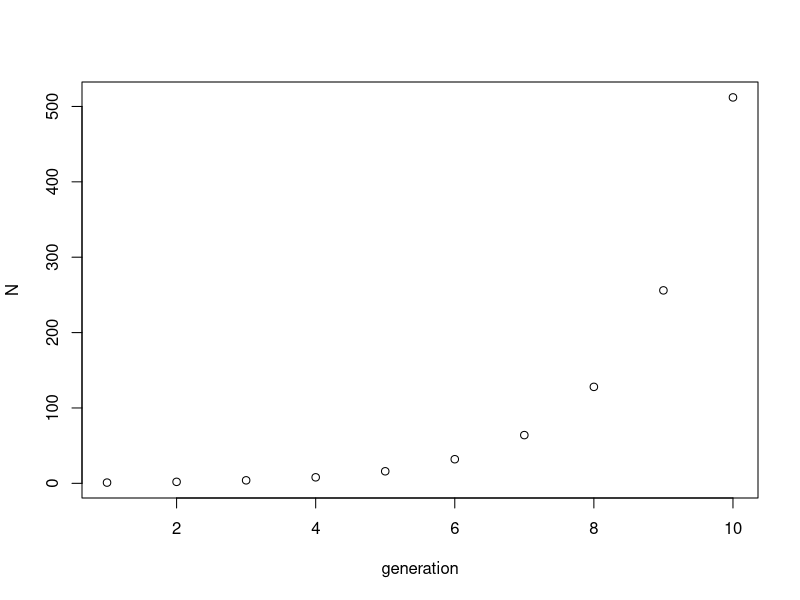

The R source for this figure:

N = rep(0,10)
generation=rep(0,10)
N[1]=1
generation[1]=1
for (i in 2:10) {
N[i] = 2*N[i-1]
generation[i]=i
print (N[i])
}
plot(N~generation)